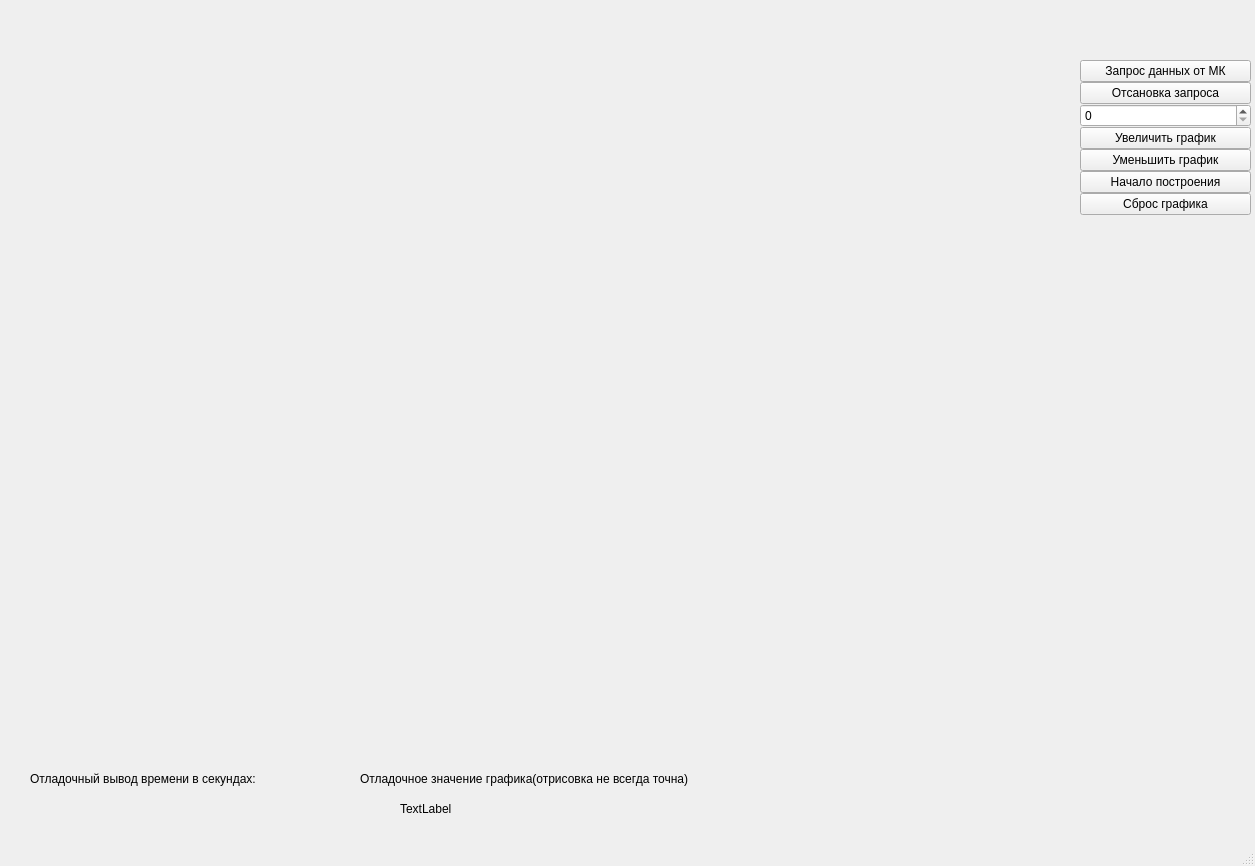
<?xml version="1.0" encoding="UTF-8"?>
<ui version="4.0">
 <class>TempGraph</class>
 <widget class="QMainWindow" name="TempGraph">
  <property name="geometry">
   <rect>
    <x>0</x>
    <y>0</y>
    <width>1255</width>
    <height>866</height>
   </rect>
  </property>
  <property name="windowTitle">
   <string>TempGraph</string>
  </property>
  <widget class="QWidget" name="centralwidget">
   <widget class="QWidget" name="horizontalLayoutWidget">
    <property name="geometry">
     <rect>
      <x>10</x>
      <y>60</y>
      <width>1051</width>
      <height>691</height>
     </rect>
    </property>
    <layout class="QHBoxLayout" name="h_latout">
     <property name="spacing">
      <number>10</number>
     </property>
     <property name="sizeConstraint">
      <enum>QLayout::SetMaximumSize</enum>
     </property>
    </layout>
   </widget>
   <widget class="QLabel" name="lbl">
    <property name="geometry">
     <rect>
      <x>30</x>
      <y>770</y>
      <width>301</width>
      <height>17</height>
     </rect>
    </property>
    <property name="text">
     <string>Отладочный вывод времени в секундах:</string>
    </property>
   </widget>
   <widget class="QLabel" name="lbl_temp">
    <property name="geometry">
     <rect>
      <x>400</x>
      <y>800</y>
      <width>67</width>
      <height>17</height>
     </rect>
    </property>
    <property name="text">
     <string>TextLabel</string>
    </property>
   </widget>
   <widget class="QWidget" name="verticalLayoutWidget">
    <property name="geometry">
     <rect>
      <x>1080</x>
      <y>60</y>
      <width>171</width>
      <height>441</height>
     </rect>
    </property>
    <layout class="QVBoxLayout" name="layout_btn">
     <property name="spacing">
      <number>0</number>
     </property>
     <property name="sizeConstraint">
      <enum>QLayout::SetMaximumSize</enum>
     </property>
     <item>
      <widget class="QPushButton" name="btn_query">
       <property name="text">
        <string>Запрос данных от МК</string>
       </property>
      </widget>
     </item>
     <item>
      <widget class="QPushButton" name="btn_stopquery">
       <property name="text">
        <string>Отсановка запроса</string>
       </property>
      </widget>
     </item>
     <item>
      <widget class="QSpinBox" name="box_data">
       <property name="maximum">
        <number>4</number>
       </property>
      </widget>
     </item>
     <item>
      <widget class="QPushButton" name="btn_add">
       <property name="text">
        <string>Увеличить график</string>
       </property>
      </widget>
     </item>
     <item>
      <widget class="QPushButton" name="btn_del">
       <property name="text">
        <string>Уменьшить график</string>
       </property>
      </widget>
     </item>
     <item>
      <widget class="QPushButton" name="btn_begin">
       <property name="text">
        <string>Начало построения</string>
       </property>
      </widget>
     </item>
     <item>
      <widget class="QPushButton" name="btn_reset">
       <property name="text">
        <string>Сброс графика</string>
       </property>
      </widget>
     </item>
    </layout>
   </widget>
   <widget class="QLabel" name="lbl_time">
    <property name="geometry">
     <rect>
      <x>30</x>
      <y>800</y>
      <width>291</width>
      <height>17</height>
     </rect>
    </property>
    <property name="text">
     <string/>
    </property>
   </widget>
   <widget class="QLabel" name="label_3">
    <property name="geometry">
     <rect>
      <x>360</x>
      <y>770</y>
      <width>421</width>
      <height>17</height>
     </rect>
    </property>
    <property name="text">
     <string>Отладочное значение графика(отрисовка не всегда точна)</string>
    </property>
   </widget>
  </widget>
  <widget class="QMenuBar" name="menubar">
   <property name="geometry">
    <rect>
     <x>0</x>
     <y>0</y>
     <width>1255</width>
     <height>22</height>
    </rect>
   </property>
  </widget>
  <widget class="QStatusBar" name="statusbar"/>
 </widget>
 <resources/>
 <connections/>
</ui>
